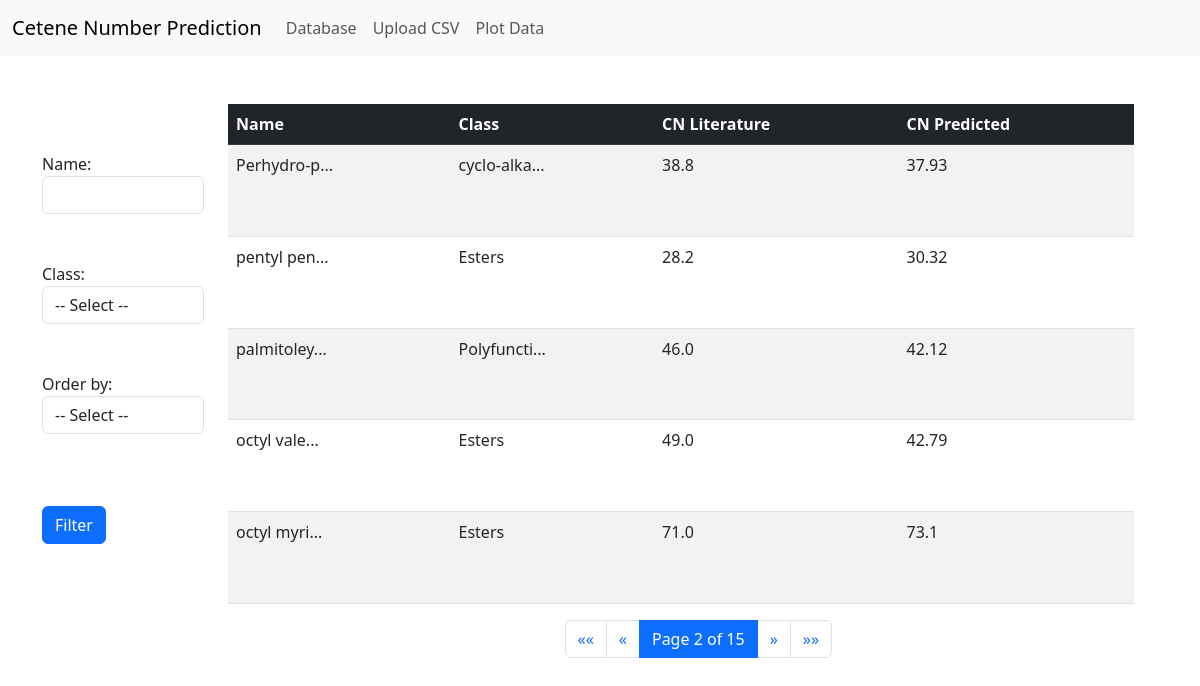
The page /predictions/?page=2 on the database its author committed.
### app1/models.py (models this page shows, shortened)
class Prediction(models.Model):
    SMILES = models.CharField(max_length=255, null=True, blank=True)
    Name = models.CharField(max_length=255, null=True, blank=True)
    Class = models.CharField(max_length=255, null=True, blank=True)
    Formula = models.CharField(max_length=255, null=True, blank=True)
    Molecular_mass = models.FloatField(
        null=True, blank=True, verbose_name="Molecular mass (g/mol)"
    )
    CN_literature = models.FloatField(null=True, blank=True)
    CN_predicted = models.FloatField(null=True, blank=True)
    dnAB = models.FloatField(null=True, blank=True)
    dnCCDB = models.FloatField(null=True, blank=True)
    dnQC = models.FloatField(null=True, blank=True)
    g_CH3 = models.FloatField(null=True, blank=True)
    g_CH2_linear = models.FloatField(null=True, blank=True)
    g_OH = models.FloatField(null=True, blank=True)
    g_O_linear = models.FloatField(null=True, blank=True)
    g_O_ring = models.FloatField(null=True, blank=True)
    Ketone_linear = models.FloatField(null=True, blank=True)
    Ketone_ring = models.FloatField(null=True, blank=True)
    Aldehyde = models.FloatField(null=True, blank=True)
    Ester_linear = models.FloatField(null=True, blank=True)
    g_CH_linear = models.FloatField(null=True, blank=True)
    g_CHdb_linear = models.FloatField(
        null=True, blank=True, verbose_name="g_CHdb_linear"
    )
    g_CHdb_ring = models.FloatField(null=True, blank=True)
    g_CH2db_linear = models.FloatField(null=True, blank=True)
    g_CH_ring = models.FloatField(null=True, blank=True)
    g_CH2_ring = models.FloatField(null=True, blank=True)
    Carboxylic_acid = models.FloatField(null=True, blank=True)
    Mod_Leiden = models.FloatField(null=True, blank=True)
    CN_predicted = models.FloatField(null=True, blank=True)
    image = models.ImageField(upload_to="molecules", null=True, blank=True)

### app1/views.py (the view)
# urls.py: path("predictions/", views.prediction_list, name="prediction_list"),
def prediction_list(request):
    predictions = Prediction.objects.all().order_by("-id")
    name = request.GET.get("name", "")
    class_field = request.GET.get("class_field", "")
    formula = request.GET.get("formula", "")
    order_by = request.GET.get("order_by", "")
    if name:
        predictions = predictions.filter(Name__icontains=name)
    if class_field:
        if class_field == 'nan':
            predictions = predictions.filter(Class__isnull=True) | predictions.filter(Class='')
        else:
            predictions = predictions.filter(Class__icontains=class_field)
    if formula:
        predictions = predictions.filter(Formula__icontains=formula)
    if order_by:
        predictions = predictions.order_by(order_by)
    paginator = Paginator(predictions, 5)  # Show 5 predictions per page
    page_number = request.GET.get('page')
    try:
        predictions_page = paginator.page(page_number)
    except PageNotAnInteger:
        predictions_page = paginator.page(1)
    except EmptyPage:
        predictions_page = paginator.page(paginator.num_pages)
    prediction_data = [
        {
            "id": prediction.id,
            "SMILES": prediction.SMILES,
            "Name": prediction.Name,
            "Class": prediction.Class,
            "Formula": prediction.Formula,
            "Molecular_mass": (
                round(prediction.Molecular_mass, 2)
                if prediction.Molecular_mass is not None
                else None
            ),
            "CN_literature": prediction.CN_literature,
            "CN_predicted": round(prediction.CN_predicted, 2),
            "dnAB": prediction.dnAB,
            "dnCCDB": prediction.dnCCDB,
            "dnQC": prediction.dnQC,
            "g_CH3": prediction.g_CH3,
            "g_CH2_linear": prediction.g_CH2_linear,
            "g_OH": prediction.g_OH,
            "g_O_linear": prediction.g_O_linear,
            "g_O_ring": prediction.g_O_ring,
            "Ketone_linear": prediction.Ketone_linear,
            "Ketone_ring": prediction.Ketone_ring,
            "Aldehyde": prediction.Aldehyde,
            "Ester_linear": prediction.Ester_linear,
            "g_CH_linear": prediction.g_CH_linear,
            "g_CHdb_linear": prediction.g_CHdb_linear,
            "g_CHdb_ring": prediction.g_CHdb_ring,
            "g_CH2db_linear": prediction.g_CH2db_linear,
            "g_CH_ring": prediction.g_CH_ring,
            "g_CH2_ring": prediction.g_CH2_ring,
            "Carboxylic_acid": prediction.Carboxylic_acid,
            "Mod_Leiden": prediction.Mod_Leiden,
            "image": prediction.image,
        }
        for prediction in predictions_page
    ]
    classes = ['Aromatic', 'cyclo-alkane', 'Ester', 'Ether', 'Ester: saturated', 'Alcohol',
               'n-Alkane', 'Polyfunctional', 'Cyclic Ketone', 'Ester of Dicarboxylic Acids',
               'Cyclic Ether', 'Alkene', 'iso-alkane', 'Cyclic Alcohol',
               'Ester: Unsaturated', 'Carboxylic Acids', 'Ketone', 'Lactone', 'Aldehyde',
               'Naphtenes', 'Furans', 'nan']
    return render(
        request,
        "app1/prediction_list.html",
        {
            "predictions": prediction_data,
            "name": name,
            "class_field": class_field,
            "formula": formula,
            "order_by": order_by,
            "paginator": paginator,
            "page_obj": predictions_page,
            "classes":classes,
        },
    )

### app1/templatetags/custom_filters.py (called while the page is built)
@register.filter
def truncate_chars(value, max_length=10):
    if len(value) > max_length:
        return value[:max_length] + "..."
    return value

### app1/templates/app1/prediction_list.html (shortened to what this page needs)
{% extends 'base.html' %}
{% load custom_filters %}
{% block content %}
<div class="container mt-5">
    <div class="row justify-content-center table-container">
        <div class="col-md-2 ">
            <form class="form mt-5" method="GET" action="{% url 'prediction_list' %}">
                <div class="form-group">
                    <label for="id_name">Name:</label>
                    <input class="form-control" type="text" name="name" maxlength="255" id="id_name" value="{{ request.GET.name|default:'' }}" autocomplete="off">
                </div>
                <br><br>
                <div class="form-group">
                    <label for="id_class_field">Class:</label>
                    <select class="form-control" name="class_field" id="id_class_field">
                        <option value="">-- Select --</option>
                    </select>
                </div>
                <br><br>
                <div class="form-group">
                    <label for="id_order_by">Order by:</label>
                    <select class="form-control" name="order_by" id="id_order_by">
                        <option value="">-- Select --</option>
                    </select>
                </div>
                <br><br>
                <br>
                <button type="submit" class="btn btn-primary">Filter</button>
            </form>
        </div>
        <div class="col-md-10 full-height">
            <table class="table table-striped table-hover full-height">
                <thead class="table-dark">
                    <tr>
                        <th scope="col">Name</th>
                        <th scope="col">Class</th>
                        <th scope="col">CN Literature</th>
                        <th scope="col">CN Predicted</th>
                    </tr>
                </thead>
                <tbody>
                    {% for prediction in predictions %}
                    <tr tr data-bs-toggle="modal" data-bs-target="#myModal"
                    data-image-url="{{ prediction.image.url }}"
                    data-smiles="{{ prediction.SMILES }}"
                    >
                        <td>{{ prediction.Name|truncate_chars:10 }}</td>
                        <td>{{ prediction.Class|truncate_chars:10 }}</td>
                        <td>{{ prediction.CN_literature }}</td>
                        <td>{{ prediction.CN_predicted }}</td>
                    </tr>
                    {% endfor %}
                </tbody>
            </table>
        </div>
    </div>
    <div class="row justify-content-center mt-3">
        <div class="col-md-6 offset-md-5">
            <nav aria-label="Page navigation">
                <ul class="pagination">
                    {% if page_obj.has_previous %}
                    <li class="page-item">
                        <a class="page-link" href="?page=1" aria-label="First">
                            <span aria-hidden="true">&laquo;&laquo;</span>
                        </a>
                    </li>
                    <li class="page-item">
                        <a class="page-link" href="?page={{ page_obj.previous_page_number }}" aria-label="Previous">
                            <span aria-hidden="true">&laquo;</span>
                        </a>
                    </li>
                    {% endif %}
                    <li class="page-item active">
                        <span class="page-link">
                            Page {{ page_obj.number }} of {{ page_obj.paginator.num_pages }}
                        </span>
                    </li>
                    {% if page_obj.has_next %}
                    <li class="page-item">
                        <a class="page-link" href="?page={{ page_obj.next_page_number }}" aria-label="Next">
                            <span aria-hidden="true">&raquo;</span>
                        </a>
                    </li>
                    <li class="page-item">
                        <a class="page-link" href="?page={{ paginator.num_pages }}" aria-label="Last">
                            <span aria-hidden="true">&raquo;&raquo;</span>
                        </a>
                    </li>
                    {% endif %}
                </ul>
            </nav>
        </div>
    </div>
</div>
{% endblock %}

### app1/templates/app1/prediction_list.html (style rules this page uses)
.full-height { height: 100%; }
.table-container { height: 500px; width: 100%; }

### rows shown on the page
Prediction: Name "Perhydro-p...", Class "cyclo-alka...", CN_literature "38.8"
Prediction: Name "pentyl pen...", Class "Esters", CN_literature "28.2"
Prediction: Name "palmitoley...", Class "Polyfuncti...", CN_literature "46.0"
Prediction: Name "octyl vale...", Class "Esters", CN_literature "49.0"
Prediction: Name "octyl myri...", Class "Esters", CN_literature "71.0"

### other values the page prints
{{ prediction.CN_predicted }} "37.93" "30.32" "42.12" "42.79" "73.1"
{{ page_obj.number }} "2"
{{ page_obj.paginator.num_pages }} "15"
